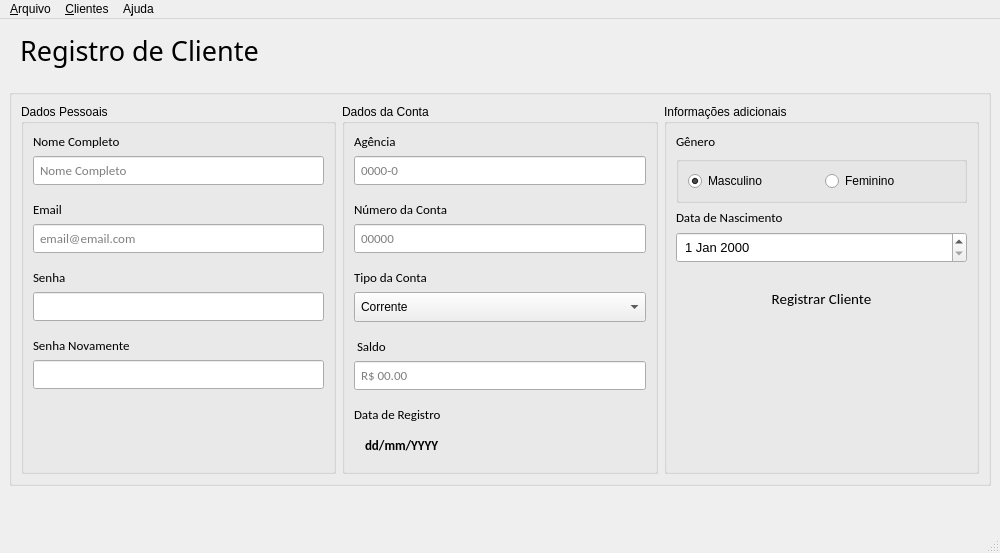
<?xml version="1.0" encoding="UTF-8"?>
<ui version="4.0">
 <class>MainWindow</class>
 <widget class="QMainWindow" name="MainWindow">
  <property name="geometry">
   <rect>
    <x>0</x>
    <y>0</y>
    <width>1000</width>
    <height>534</height>
   </rect>
  </property>
  <property name="windowTitle">
   <string>MainWindow</string>
  </property>
  <widget class="QWidget" name="centralwidget">
   <layout class="QVBoxLayout" name="verticalLayout_3">
    <item>
     <widget class="QLabel" name="lbl_title">
      <property name="font">
       <font>
        <family>Roboto Mono</family>
        <pointsize>20</pointsize>
       </font>
      </property>
      <property name="styleSheet">
       <string notr="true">color: '#00C569'; padding: 4px; margin-bottom: 10px;</string>
      </property>
      <property name="text">
       <string>Registro de Cliente</string>
      </property>
     </widget>
    </item>
    <item>
     <widget class="QGroupBox" name="groupBox_Full">
      <property name="styleSheet">
       <string notr="true"/>
      </property>
      <property name="title">
       <string/>
      </property>
      <layout class="QHBoxLayout" name="horizontalLayout">
       <item>
        <widget class="QGroupBox" name="groupBox">
         <property name="title">
          <string>Dados Pessoais</string>
         </property>
         <layout class="QVBoxLayout" name="verticalLayout">
          <item>
           <widget class="QLabel" name="label">
            <property name="font">
             <font>
              <family>Calibri</family>
              <pointsize>10</pointsize>
             </font>
            </property>
            <property name="styleSheet">
             <string notr="true">color: '#333A44';</string>
            </property>
            <property name="text">
             <string>Nome Completo</string>
            </property>
            <property name="buddy">
             <cstring>inp_nome</cstring>
            </property>
           </widget>
          </item>
          <item>
           <widget class="QLineEdit" name="inp_nome">
            <property name="font">
             <font>
              <family>Calibri</family>
              <pointsize>10</pointsize>
             </font>
            </property>
            <property name="styleSheet">
             <string notr="true">color: '#333A44'; padding: 4px; margin-bottom: 10px;</string>
            </property>
            <property name="placeholderText">
             <string>Nome Completo</string>
            </property>
           </widget>
          </item>
          <item>
           <widget class="QLabel" name="label_2">
            <property name="font">
             <font>
              <family>Calibri</family>
              <pointsize>10</pointsize>
             </font>
            </property>
            <property name="styleSheet">
             <string notr="true">color: '#333A44';</string>
            </property>
            <property name="text">
             <string>Email</string>
            </property>
            <property name="buddy">
             <cstring>inp_email</cstring>
            </property>
           </widget>
          </item>
          <item>
           <widget class="QLineEdit" name="inp_email">
            <property name="font">
             <font>
              <family>Calibri</family>
              <pointsize>10</pointsize>
             </font>
            </property>
            <property name="styleSheet">
             <string notr="true">color: '#333A44'; padding: 4px; margin-bottom: 10px;</string>
            </property>
            <property name="placeholderText">
             <string>email@email.com</string>
            </property>
           </widget>
          </item>
          <item>
           <widget class="QLabel" name="label_3">
            <property name="font">
             <font>
              <family>Calibri</family>
              <pointsize>10</pointsize>
             </font>
            </property>
            <property name="styleSheet">
             <string notr="true">color: '#333A44';</string>
            </property>
            <property name="text">
             <string>Senha</string>
            </property>
            <property name="buddy">
             <cstring>inp_senha</cstring>
            </property>
           </widget>
          </item>
          <item>
           <widget class="QLineEdit" name="inp_senha">
            <property name="font">
             <font>
              <family>Calibri</family>
              <pointsize>10</pointsize>
             </font>
            </property>
            <property name="styleSheet">
             <string notr="true">color: '#333A44'; padding: 4px; margin-bottom: 10px;</string>
            </property>
            <property name="echoMode">
             <enum>QLineEdit::Password</enum>
            </property>
            <property name="placeholderText">
             <string/>
            </property>
           </widget>
          </item>
          <item>
           <widget class="QLabel" name="label_5">
            <property name="font">
             <font>
              <family>Calibri</family>
              <pointsize>10</pointsize>
             </font>
            </property>
            <property name="styleSheet">
             <string notr="true">color: '#333A44';</string>
            </property>
            <property name="text">
             <string>Senha Novamente</string>
            </property>
            <property name="buddy">
             <cstring>inp_senha_novamente</cstring>
            </property>
           </widget>
          </item>
          <item>
           <widget class="QLineEdit" name="inp_senha_novamente">
            <property name="font">
             <font>
              <family>Calibri</family>
              <pointsize>10</pointsize>
             </font>
            </property>
            <property name="styleSheet">
             <string notr="true">color: '#333A44'; padding: 4px; margin-bottom: 10px;</string>
            </property>
            <property name="text">
             <string/>
            </property>
            <property name="echoMode">
             <enum>QLineEdit::Password</enum>
            </property>
           </widget>
          </item>
          <item>
           <spacer name="verticalSpacer_2">
            <property name="orientation">
             <enum>Qt::Vertical</enum>
            </property>
            <property name="sizeHint" stdset="0">
             <size>
              <width>20</width>
              <height>40</height>
             </size>
            </property>
           </spacer>
          </item>
         </layout>
        </widget>
       </item>
       <item>
        <widget class="QGroupBox" name="groupBox_4">
         <property name="title">
          <string>Dados da Conta</string>
         </property>
         <layout class="QVBoxLayout" name="verticalLayout_4">
          <item>
           <widget class="QLabel" name="label_8">
            <property name="font">
             <font>
              <family>Calibri</family>
              <pointsize>10</pointsize>
             </font>
            </property>
            <property name="styleSheet">
             <string notr="true">color: '#333A44';</string>
            </property>
            <property name="text">
             <string>Agência</string>
            </property>
            <property name="buddy">
             <cstring>inp_nome</cstring>
            </property>
           </widget>
          </item>
          <item>
           <widget class="QLineEdit" name="inp_agencia">
            <property name="font">
             <font>
              <family>Calibri</family>
              <pointsize>10</pointsize>
             </font>
            </property>
            <property name="styleSheet">
             <string notr="true">color: '#333A44'; padding: 4px; margin-bottom: 10px;</string>
            </property>
            <property name="placeholderText">
             <string>0000-0</string>
            </property>
           </widget>
          </item>
          <item>
           <widget class="QLabel" name="label_7">
            <property name="font">
             <font>
              <family>Calibri</family>
              <pointsize>10</pointsize>
             </font>
            </property>
            <property name="styleSheet">
             <string notr="true">color: '#333A44';</string>
            </property>
            <property name="text">
             <string>Número da Conta</string>
            </property>
            <property name="buddy">
             <cstring>inp_numero_conta</cstring>
            </property>
           </widget>
          </item>
          <item>
           <widget class="QLineEdit" name="inp_numero_conta">
            <property name="font">
             <font>
              <family>Calibri</family>
              <pointsize>10</pointsize>
             </font>
            </property>
            <property name="styleSheet">
             <string notr="true">color: '#333A44'; padding: 4px; margin-bottom: 10px;</string>
            </property>
            <property name="placeholderText">
             <string>00000</string>
            </property>
           </widget>
          </item>
          <item>
           <widget class="QLabel" name="label_9">
            <property name="font">
             <font>
              <family>Calibri</family>
              <pointsize>10</pointsize>
             </font>
            </property>
            <property name="styleSheet">
             <string notr="true">color: '#333A44';</string>
            </property>
            <property name="text">
             <string>Tipo da Conta</string>
            </property>
           </widget>
          </item>
          <item>
           <widget class="QComboBox" name="cmb_tipo">
            <property name="styleSheet">
             <string notr="true">QComboBox {
padding: 6px;
}</string>
            </property>
            <item>
             <property name="text">
              <string>Corrente</string>
             </property>
            </item>
            <item>
             <property name="text">
              <string>Poupança</string>
             </property>
            </item>
            <item>
             <property name="text">
              <string>Salário</string>
             </property>
            </item>
            <item>
             <property name="text">
              <string>Simples</string>
             </property>
            </item>
           </widget>
          </item>
          <item>
           <widget class="QLabel" name="label_10">
            <property name="font">
             <font>
              <family>Calibri</family>
              <pointsize>10</pointsize>
             </font>
            </property>
            <property name="styleSheet">
             <string notr="true">color: '#333A44'; margin-top: 10px;</string>
            </property>
            <property name="text">
             <string>Saldo</string>
            </property>
            <property name="buddy">
             <cstring>inp_saldo</cstring>
            </property>
           </widget>
          </item>
          <item>
           <widget class="QLineEdit" name="inp_saldo">
            <property name="font">
             <font>
              <family>Calibri</family>
              <pointsize>10</pointsize>
             </font>
            </property>
            <property name="styleSheet">
             <string notr="true">color: '#333A44'; padding: 4px; margin-bottom: 10px;</string>
            </property>
            <property name="inputMask">
             <string/>
            </property>
            <property name="placeholderText">
             <string>R$ 00.00</string>
            </property>
           </widget>
          </item>
          <item>
           <widget class="QLabel" name="label_11">
            <property name="font">
             <font>
              <family>Calibri</family>
              <pointsize>10</pointsize>
             </font>
            </property>
            <property name="styleSheet">
             <string notr="true">color: '#333A44';</string>
            </property>
            <property name="text">
             <string>Data de Registro</string>
            </property>
           </widget>
          </item>
          <item>
           <widget class="QLabel" name="label_12">
            <property name="font">
             <font>
              <family>Calibri</family>
              <pointsize>10</pointsize>
              <weight>75</weight>
              <bold>true</bold>
             </font>
            </property>
            <property name="styleSheet">
             <string notr="true">color: '#333A44'; padding: 8px;</string>
            </property>
            <property name="text">
             <string>dd/mm/YYYY</string>
            </property>
           </widget>
          </item>
          <item>
           <spacer name="verticalSpacer_3">
            <property name="orientation">
             <enum>Qt::Vertical</enum>
            </property>
            <property name="sizeHint" stdset="0">
             <size>
              <width>20</width>
              <height>40</height>
             </size>
            </property>
           </spacer>
          </item>
         </layout>
        </widget>
       </item>
       <item>
        <widget class="QGroupBox" name="groupBox_2">
         <property name="title">
          <string>Informações adicionais</string>
         </property>
         <layout class="QVBoxLayout" name="verticalLayout_2">
          <item>
           <widget class="QLabel" name="label_6">
            <property name="font">
             <font>
              <family>Calibri</family>
              <pointsize>10</pointsize>
             </font>
            </property>
            <property name="styleSheet">
             <string notr="true">color: '#333A44';</string>
            </property>
            <property name="text">
             <string>Gênero</string>
            </property>
            <property name="buddy">
             <cstring>rad_masculino</cstring>
            </property>
           </widget>
          </item>
          <item>
           <widget class="QGroupBox" name="groupBox_3">
            <property name="styleSheet">
             <string notr="true">color: '#333A44';</string>
            </property>
            <property name="title">
             <string/>
            </property>
            <layout class="QHBoxLayout" name="horizontalLayout_2">
             <item>
              <widget class="QRadioButton" name="rad_masculino">
               <property name="text">
                <string>Masculino</string>
               </property>
               <property name="checked">
                <bool>true</bool>
               </property>
              </widget>
             </item>
             <item>
              <widget class="QRadioButton" name="rad_feminino">
               <property name="text">
                <string>Feminino</string>
               </property>
              </widget>
             </item>
            </layout>
           </widget>
          </item>
          <item>
           <widget class="QLabel" name="label_4">
            <property name="font">
             <font>
              <family>Calibri</family>
              <pointsize>10</pointsize>
             </font>
            </property>
            <property name="styleSheet">
             <string notr="true">color: '#333A44';</string>
            </property>
            <property name="text">
             <string>Data de Nascimento</string>
            </property>
            <property name="buddy">
             <cstring>inp_data_nascimento</cstring>
            </property>
           </widget>
          </item>
          <item>
           <widget class="QDateEdit" name="inp_data_nascimento">
            <property name="styleSheet">
             <string notr="true">color: '#333A44'; padding: 4px; margin-bottom: 10px; font-size: 10pt;</string>
            </property>
           </widget>
          </item>
          <item>
           <widget class="QPushButton" name="btn_registro">
            <property name="font">
             <font>
              <family>Calibri</family>
              <pointsize>11</pointsize>
             </font>
            </property>
            <property name="cursor">
             <cursorShape>PointingHandCursor</cursorShape>
            </property>
            <property name="styleSheet">
             <string notr="true"> padding: 10px; background-color: '#00C569'; border: none; color: '#ffffff';</string>
            </property>
            <property name="text">
             <string>Registrar Cliente</string>
            </property>
           </widget>
          </item>
          <item>
           <spacer name="horizontalSpacer">
            <property name="orientation">
             <enum>Qt::Horizontal</enum>
            </property>
            <property name="sizeHint" stdset="0">
             <size>
              <width>40</width>
              <height>20</height>
             </size>
            </property>
           </spacer>
          </item>
          <item>
           <spacer name="verticalSpacer">
            <property name="orientation">
             <enum>Qt::Vertical</enum>
            </property>
            <property name="sizeHint" stdset="0">
             <size>
              <width>20</width>
              <height>40</height>
             </size>
            </property>
           </spacer>
          </item>
         </layout>
        </widget>
       </item>
      </layout>
     </widget>
    </item>
    <item>
     <widget class="QLabel" name="lbl_mensagem">
      <property name="styleSheet">
       <string notr="true">color: '#333A44'; padding: 8px;</string>
      </property>
      <property name="text">
       <string/>
      </property>
     </widget>
    </item>
   </layout>
  </widget>
  <widget class="QMenuBar" name="menubar">
   <property name="geometry">
    <rect>
     <x>0</x>
     <y>0</y>
     <width>1000</width>
     <height>21</height>
    </rect>
   </property>
   <widget class="QMenu" name="menu_Arquivo">
    <property name="title">
     <string>&amp;Arquivo</string>
    </property>
    <addaction name="action_Registro_Funcionario"/>
    <addaction name="action_Exit"/>
   </widget>
   <widget class="QMenu" name="menuA_juda">
    <property name="title">
     <string>A&amp;juda</string>
    </property>
    <addaction name="actionSobre"/>
    <addaction name="actionContato"/>
   </widget>
   <widget class="QMenu" name="menu_Lista_de_Clientes">
    <property name="title">
     <string>&amp;Clientes</string>
    </property>
    <addaction name="action_Visualizar"/>
    <addaction name="action_Informa_es"/>
   </widget>
   <addaction name="menu_Arquivo"/>
   <addaction name="menu_Lista_de_Clientes"/>
   <addaction name="menuA_juda"/>
  </widget>
  <widget class="QStatusBar" name="statusbar"/>
  <action name="action_Registro_Funcionario">
   <property name="icon">
    <iconset>
     <normaloff>../assets/1388560951582004484-128.png</normaloff>../assets/1388560951582004484-128.png</iconset>
   </property>
   <property name="text">
    <string>&amp;Registro de Funcionários</string>
   </property>
   <property name="statusTip">
    <string>Voltar para tela de Login</string>
   </property>
   <property name="shortcut">
    <string>Ctrl+R</string>
   </property>
  </action>
  <action name="action_Exit">
   <property name="icon">
    <iconset>
     <normaloff>../assets/12355707351582004488-128.png</normaloff>../assets/12355707351582004488-128.png</iconset>
   </property>
   <property name="text">
    <string>&amp;Exit</string>
   </property>
   <property name="statusTip">
    <string>Fechar o aplicativo</string>
   </property>
   <property name="shortcut">
    <string>Ctrl+W</string>
   </property>
  </action>
  <action name="actionSobre">
   <property name="text">
    <string>Sobre</string>
   </property>
  </action>
  <action name="actionContato">
   <property name="text">
    <string>Contato</string>
   </property>
  </action>
  <action name="action_Visualizar">
   <property name="text">
    <string>&amp;Visualizar</string>
   </property>
   <property name="shortcut">
    <string>Ctrl+D</string>
   </property>
  </action>
  <action name="action_Informa_es">
   <property name="text">
    <string>&amp;Informações</string>
   </property>
  </action>
 </widget>
 <tabstops>
  <tabstop>inp_nome</tabstop>
  <tabstop>inp_email</tabstop>
  <tabstop>inp_senha</tabstop>
  <tabstop>inp_senha_novamente</tabstop>
  <tabstop>inp_agencia</tabstop>
  <tabstop>inp_numero_conta</tabstop>
  <tabstop>cmb_tipo</tabstop>
  <tabstop>inp_saldo</tabstop>
  <tabstop>rad_masculino</tabstop>
  <tabstop>rad_feminino</tabstop>
  <tabstop>inp_data_nascimento</tabstop>
  <tabstop>btn_registro</tabstop>
 </tabstops>
 <resources/>
 <connections/>
</ui>
